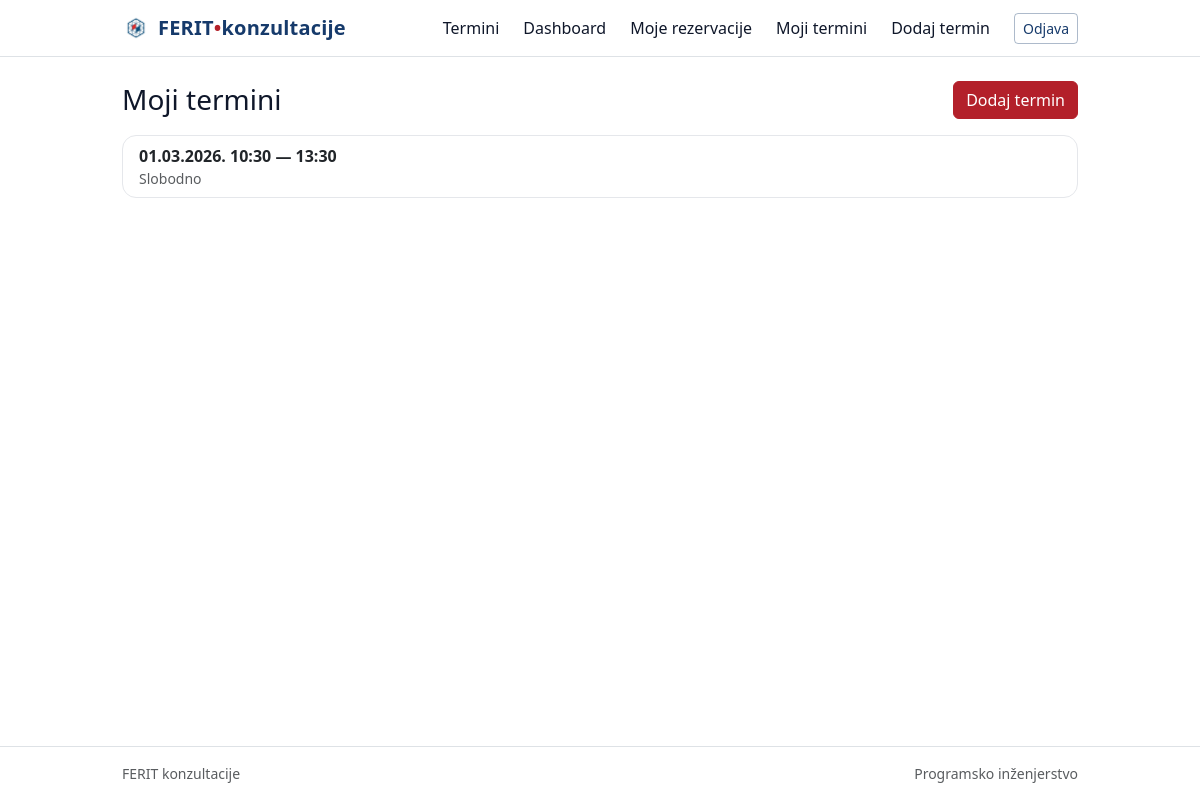
Before: /mentor/slots/ (signed in) with the older database file.
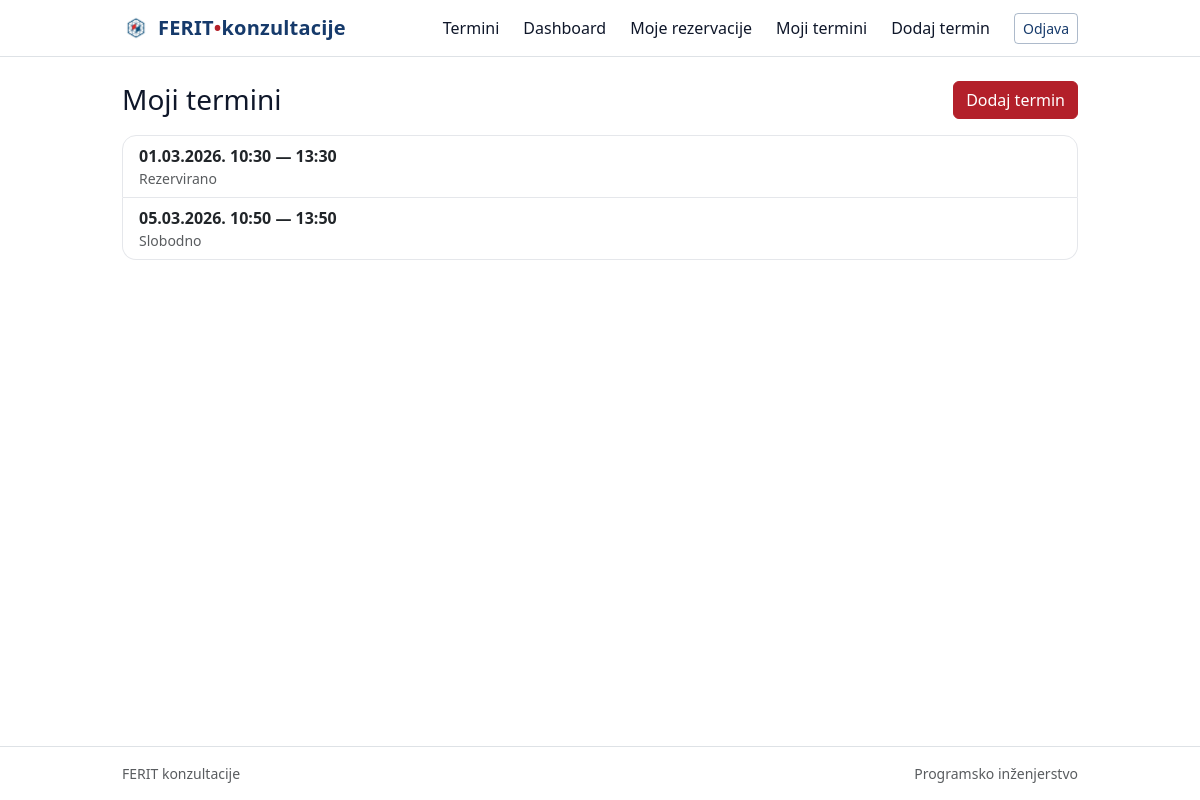
After: the same page with the newer database file.
### booking/models.py (models this page shows, shortened)
class AvailabilitySlot(models.Model):
    mentor = models.ForeignKey(
        settings.AUTH_USER_MODEL, on_delete=models.CASCADE, related_name="availability_slots"
    )
    start_at = models.DateTimeField()
    end_at = models.DateTimeField()
    is_active = models.BooleanField(default=True)
    class Meta:
        ordering = ["start_at"]
        constraints = [
            models.CheckConstraint(
                check=models.Q(end_at__gt=models.F("start_at")),
                name="slot_end_after_start",
            ),
        ]

### booking/views.py (the view)
# urls.py: path("mentor/slots/", views.mentor_slots, name="mentor_slots"),
@login_required
def mentor_slots(request):
    if not is_mentor(request.user):
        return HttpResponseForbidden("Nemaš pristup ovoj stranici.")
    slots = (
        AvailabilitySlot.objects.filter(mentor=request.user)
        .annotate(bookings_count=Count("bookings"))
        .order_by("start_at")
    )
    return render(request, "booking/mentor_slots.html", {"slots": slots})

### accounts/context_processors.py (called while the page is built)
def role_flags(request):
    user = request.user
    is_mentor = False
    is_student = False
    if user.is_authenticated:
        is_mentor = user.is_superuser or user.groups.filter(name="mentor").exists()
        is_student = not is_mentor  # svi ostali prijavljeni korisnici tretiraju se kao studenti
    return {
        "is_mentor": is_mentor,
        "is_student": is_student,
    }

### booking/utils.py (called while the page is built)
def is_mentor(user):
    if not user or not user.is_authenticated:
        return False
    return user.is_superuser or user.groups.filter(name="mentor").exists()

### templates/booking/mentor_slots.html (shortened to what this page needs)
{% extends "base.html" %}
{% block content %}
<div class="d-flex justify-content-between align-items-center mb-3">
  <h1 class="h3 mb-0">Moji termini</h1>
  <a class="btn btn-primary" href="{% url 'booking:mentor_add_slot' %}">Dodaj termin</a>
</div>
{% if slots %}
  <div class="list-group">
    {% for s in slots %}
      <div class="list-group-item d-flex justify-content-between align-items-center">
        <div>
          <div class="fw-semibold">{{ s.start_at|date:"d.m.Y. H:i" }} — {{ s.end_at|date:"H:i" }}</div>
          <div class="text-muted small">
            {% if s.bookings_count|default:0 > 0 %}Rezervirano{% else %}Slobodno{% endif %}
          </div>
        </div>
      </div>
    {% endfor %}
  </div>
{% else %}
  <div class="alert alert-info">
    Nemaš još dodanih termina. Klikni <b>Dodaj termin</b>.
  </div>
{% endif %}
{% endblock %}

### templates/partials/navbar.html (shortened to what this page needs)
{% load static %}
<nav class="navbar navbar-expand-lg border-bottom">
  <div class="container container-narrow">
    <a class="navbar-brand fw-semibold d-flex align-items-center gap-2" href="{% url 'booking:home' %}">
      <img src="{% static 'images/logo.png' %}" alt="FERIT logo" style="height: 28px; width: auto;">
      <span>FERIT<span class="brand-dot">•</span>konzultacije</span>
    </a>
    <div class="collapse navbar-collapse" id="navMain">
      <ul class="navbar-nav ms-auto align-items-lg-center gap-lg-2">
        <li class="nav-item">
          <a class="nav-link" href="{% url 'booking:home' %}">Termini</a>
        </li>
        {% if user.is_authenticated %}
          <li class="nav-item">
            <a class="nav-link" href="{% url 'accounts:dashboard' %}">Dashboard</a>
          </li>
          <li class="nav-item">
            <a class="nav-link" href="{% url 'booking:my_bookings' %}">Moje rezervacije</a>
          </li>
          {% for g in user.groups.all %}
            {% if g.name == "mentor" %}
              <li class="nav-item">
                <a class="nav-link" href="{% url 'booking:mentor_slots' %}">Moji termini</a>
              </li>
              <li class="nav-item">
                <a class="nav-link" href="{% url 'booking:mentor_add_slot' %}">Dodaj termin</a>
              </li>
            {% endif %}
          {% endfor %}
          <li class="nav-item ms-lg-2">
            <form method="post" action="{% url 'accounts:logout' %}" class="d-inline">
              <button type="submit" class="btn btn-outline-secondary btn-sm">Odjava</button>
            </form>
          </li>
        {% endif %}
      </ul>
    </div>
  </div>
</nav>

Changed rows visible on the page:
computed for AvailabilitySlot (number 1 of 2 on the later page): text "Slobodno" → "Rezervirano"
added AvailabilitySlot: start_at "05.03.2026. 10:50", end_at "13:50", shows "Slobodno"
